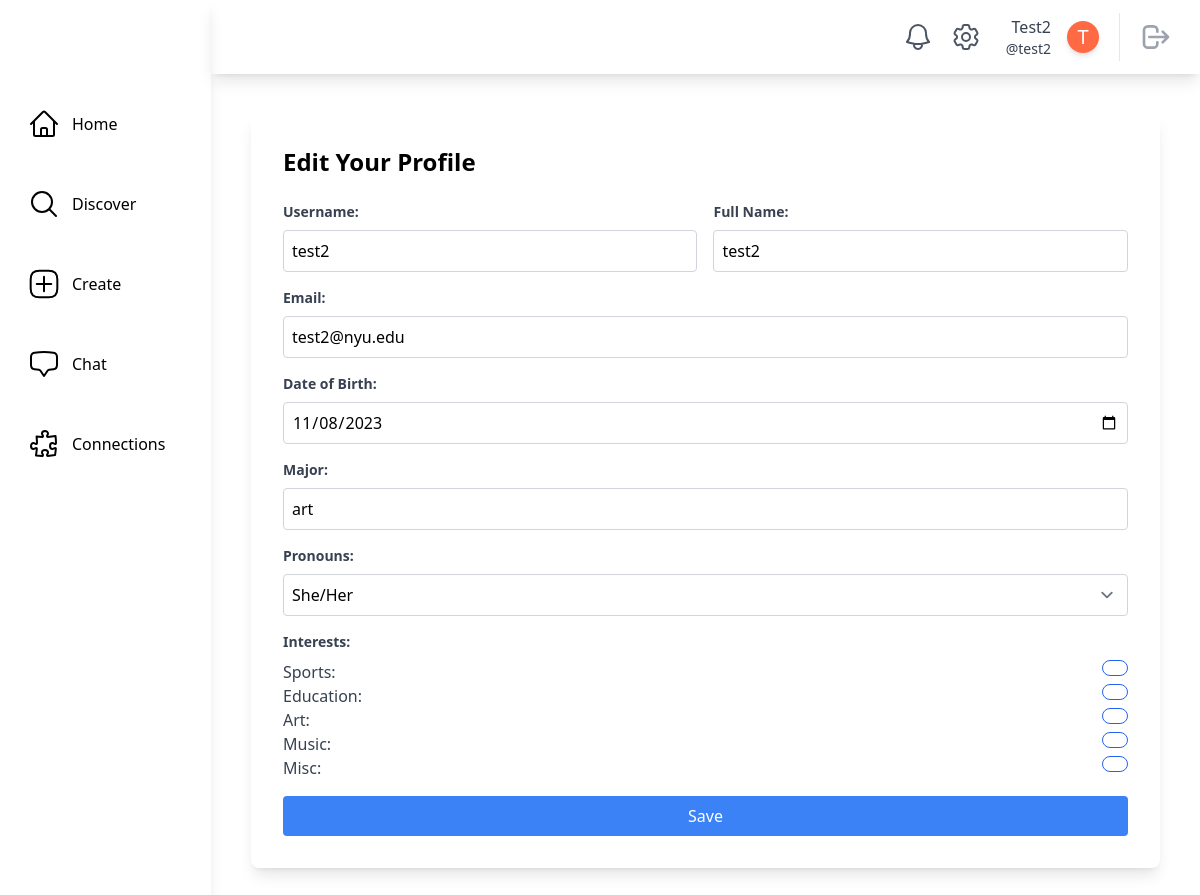
The app's page /profile/test2/edit (signed in) with its own data.
### main/models.py (models this page shows, shortened)
class SocialUser(AbstractUser):
    class Pronouns(models.IntegerChoices):
        SHE = 1, _("She/Her")
        HE = 2, _("He/Him")
        THEY = 3, _("They/Them")
        OTHER = 4, _("Other/Prefer Not To Say")
    username = models.CharField(max_length=30, unique=True)
    email = models.EmailField(unique=True, default="@nyu.edu")
    full_name = models.CharField(max_length=50, default="")
    pronouns = models.IntegerField(default=Pronouns.OTHER, choices=Pronouns.choices)
    date_of_birth = models.DateField(null=True, validators=[validate_age])
    major = models.CharField(max_length=100, default="undeclared")
    tags = models.ManyToManyField(InterestTag, related_name="tags")
    profile_picture = models.ImageField(
        upload_to="profile_pics/", null=True, blank=True
    )
    timestamp = models.DateTimeField("timestamp", default=timezone.now)  # joined

class InterestTag(models.Model):
    name = models.CharField(max_length=50, unique=True)
    class Meta:
        db_table = "interest_tags"
        verbose_name_plural = "Interest Tags"
    def __str__(self):
        return self.name

### main/views.py (the view, shortened to what this page needs)
@method_decorator(login_required, name="dispatch")
class EditProfileView(LoginRequiredMixin, generic.UpdateView):
    model = SocialUser
    form_class = EditProfileForm
    template_name = "main/edit_profile_page.html"
    context_object_name = "profile"
    def get_initial(self):
        initial = super().get_initial()
        initial["username"] = self.request.user.username
        initial["email"] = self.request.user.email
        initial["full_name"] = self.request.user.full_name
        initial["pronouns"] = self.request.user.pronouns
        initial["date_of_birth"] = self.request.user.date_of_birth
        initial["major"] = self.request.user.major
        initial["interests"] = self.request.user.tags.all()
        return initial
    def get_object(self, queryset=None):
        return get_object_or_404(SocialUser, username=self.kwargs["username"])
    def dispatch(self, request, *args, **kwargs):
        viewed_username = self.kwargs["username"]
        if self.request.user.username != viewed_username:
            return self.handle_no_permission()
        return super().dispatch(request, *args, **kwargs)

### main/models.py (called while the page is built)
    @classmethod
    def count_unread_notifications(cls, user):
        return (
            cls.objects.filter(models.Q(recipient_user=user, is_read=False))
            .all()
            .order_by("-timestamp")
            .count()
        )

### theme/templatetags/theme_customfilters.py (called while the page is built)
@register.filter
def count_unread_notifications(user):
    return Notification.count_unread_notifications(user)

### main/templates/main/edit_profile_page.html (shortened to what this page needs)
{% extends "base.html" %}
{% block content %}
    <div class="bg-white rounded-lg shadow-lg p-8 m-10">
        <h2 class="text-2xl font-semibold mb-6">Edit Your Profile</h2>
        <form method="post">
            <div class="flex mb-4">
                <div class="w-1/2 pr-2">
                    <label for="{{ form.username.id_for_label }}"
                           class="block text-gray-700 text-sm font-bold mb-2">Username:</label>
                    {{ form.username }}
                </div>
                <div class="w-1/2 pl-2">
                    <label for="{{ form.full_name.id_for_label }}"
                           class="block text-gray-700 text-sm font-bold mb-2">Full Name:</label>
                    {{ form.full_name }}
                </div>
            </div>
            <div class="mb-4">
                <label for="{{ form.email.id_for_label }}"
                       class="block text-gray-700 text-sm font-bold mb-2">Email:</label>
                {{ form.email }}
            </div>
            <div class="mb-4">
                <label for="{{ form.date_of_birth.id_for_label }}"
                       class="block text-gray-700 text-sm font-bold mb-2">Date of Birth:</label>
                {{ form.date_of_birth }}
            </div>
            <div class="mb-4">
                <label for="{{ form.major.id_for_label }}"
                       class="block text-gray-700 text-sm font-bold mb-2">Major:</label>
                {{ form.major }}
            </div>
            <div class="mb-4">
                <label for="{{ form.pronouns.id_for_label }}"
                       class="block text-gray-700 text-sm font-bold mb-2">Pronouns:</label>
                {{ form.pronouns }}
            </div>
            <div class="mb-4">
                <label for="{{ form.interests.id_for_label }}"
                       class="block text-gray-700 text-sm font-bold mb-2">Interests:</label>
                {% for interest in form.interests %}
                    <label class="flex flex-row justify-between">
                        <span class="text-gray-700">{{ interest.choice_label }}:</span>
                        {{ interest.tag }}
                    </label>
                {% endfor %}
            </div>
            <button type="submit"
                    class="w-full bg-blue-500 text-white p-2 rounded hover:bg-blue-700">Save
            </button>
        </form>
    </div>
{% endblock content %}

### theme/templates/base.html (shortened to what this page needs)
{% load static tailwind_tags %}
{% load theme_customfilters %}
<!DOCTYPE html>
<html lang="en">
    <head>
        {% tailwind_css %}
    </head>
    <body class="flex bg-white min-h-screen">
        {% if user.is_authenticated %}
            <div class="h-screen w-full bg-white relative flex overflow-hidden">
                <aside class="h-full shadow-lg w-64 flex flex-col space-y-10 items-start relative bg-white text-black">
                    <div class="h-16 flex items-center w-full">
                    </div>
                    <a href="{% url 'main:home' %}"
                       class="flex items-center ml-6 p-1 rounded hover:bg-gray-100 focus:bg-gray-100 transition duration-200 transform hover:scale-110">
                        <span class="ml-3">Home</span>
                    </a>
                    <a href="{% url 'main:discover' %}"
                       class="flex items-center ml-6 p-1 rounded hover:bg-gray-100 focus:bg-gray-100 transition duration-200 transform hover:scale-110">
                        <svg xmlns="http://www.w3.org/2000/svg"
                             fill="none"
                             viewBox="0 0 24 24"
                             stroke-width="1.5"
                             stroke="currentColor"
                             class="w-8 h-8">
                            <path stroke-linecap="round" stroke-linejoin="round" d="M21 21l-5.197-5.197m0 0A7.5 7.5 0 105.196 5.196a7.5 7.5 0 0010.607 10.607z" />
                        </svg>
                        <span class="ml-3">Discover</span>
                    </a>
                    <a href="{% url 'posts:create_post' %}"
                       class="flex items-center ml-6 p-1 rounded hover:bg-gray-100 focus:bg-gray-100 transition duration-200 transform hover:scale-110">
                        <span class="ml-3">Create</span>
                    </a>
                    <a href="{% url 'chat:chat_room_list' %}"
                       class="flex items-center ml-6 p-1 rounded hover:bg-gray-100 focus:bg-gray-100 transition duration-200 transform hover:scale-110">
                        <span class="ml-3">Chat</span>
                    </a>
                    <a href="{% url 'main:connections' user.username %}"
                       class="flex items-center ml-6 p-1 rounded hover:bg-gray-100 focus:bg-gray-100 transition duration-200 transform hover:scale-110">
                        <span class="ml-3">Connections</span>
                    </a>
                </aside>
                <div class="w-full h-full flex flex-col justify-between">
                    <header class="h-20 w-full flex items-center relative justify-end px-5 shadow-lg">
                        <a href="{% url 'main:notifications' user.username %}"
                           class="relative p-2 text-gray-600 hover:bg-gray-100 hover:text-gray-600 focus:bg-gray-100 focus:text-gray-600 rounded-full">
                           <span class="absolute top-1 left-6 text-xs bg-red-500 text-white font-medium px-1 shadow-lg rounded-full border-2 border-white">
                           </span>
                        </a>
                            <a href="{% url 'main:settings' user.username %}"
                            class="relative p-2 text-gray-600 hover:bg-gray-100 hover:text-gray-600 focus:bg-gray-100 focus:text-gray-600 rounded-full">
                        </a>
                        <a href="{% url 'main:profile_page' user.username %}"
                           class="rounded hover:bg-gray-100 hover:text-gray-600 focus:bg-gray-100 focus:text-gray-600 px-2 ml-2">
                            <div class="flex flex-shrink-0 items-center space-x-4 text-gray-700">
                                <div class="flex flex-col items-end ">
                                    <div class="text-md font-medium ">{{ user.full_name|capfirst }}</div>
                                    <div class="text-sm font-regular">@{{ user.username }}</div>
                                </div>
                                <div class="rounded-full h-8 w-8 bg-[#ff6a45] flex items-center justify-center shadow-md border-white transition duration-200 transform hover:scale-110">
                                    {% if user.profile_picture %}
                                        {% comment %} Profile Picture with same shape {% endcomment %}
                                    {% else %}
                                            <span class="text-white text-xl">{{ user.full_name|first|capfirst }}</span>
                                    {% endif %}
                                </div>
                            </div>
                        </a>
                        <div class="border-l pl-3 ml-3 space-x-1">
                            <button class="relative p-2 text-gray-400 hover:bg-gray-100 hover:text-gray-600 focus:bg-gray-100 focus:text-gray-600 rounded-full">
                                <a href="{% url 'main:logout' %}">
                                    <svg aria-hidden="true"
                                         fill="none"
                                         viewBox="0 0 24 24"
                                         stroke="currentColor"
                                         class="h-8 w-8">
                                        <path stroke-linecap="round" stroke-linejoin="round" stroke-width="2" d="M17 16l4-4m0 0l-4-4m4 4H7m6 4v1a3 3 0 01-3 3H6a3 3 0 01-3-3V7a3 3 0 013-3h4a3 3 0 013 3v1" />
                                    </svg>
                                </a>
                            </button>
                        </div>
                    </header>
                    <main class="max-w-full h-full flex flex-col relative overflow-auto">
                        {% block content %}
                        {% endblock content %}
                    </main>
                </div>
            </div>
        {% endif %}
    </body>
</html>

### records on screen
SocialUser: full_name "Test2", username "test2", full_name|first "T", full_name "test2", email "test2@nyu.edu", date_of_birth "11/08/2023", major "art", pronouns "She/Her"
InterestTag: choice_label "Sports"
InterestTag: choice_label "Education"
InterestTag: choice_label "Art"
InterestTag: choice_label "Music"
InterestTag: choice_label "Misc"
